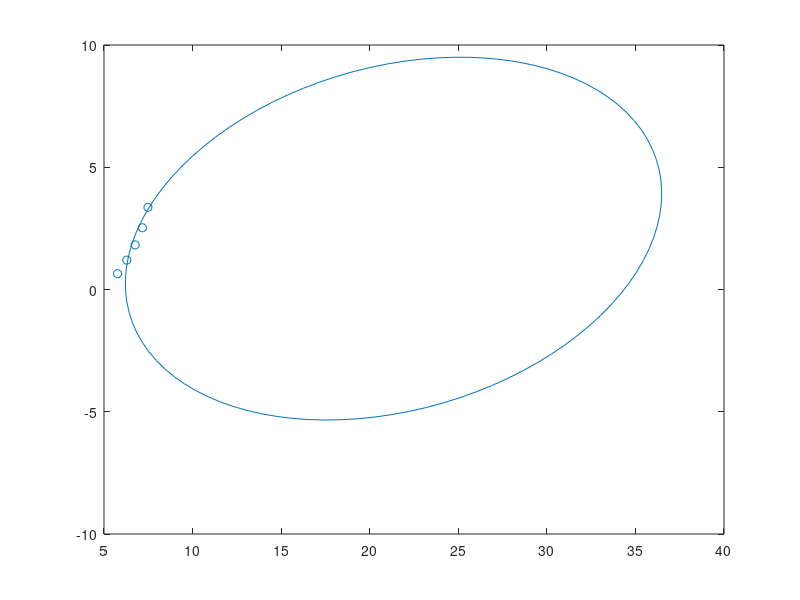

The MATLAB script that drew this image: (Note: this script raises an error after producing the figure.)
xx=[5.764 6.286 6.759 7.168 7.480];
yy=[0.648 1.202 1.823 2.526 3.360];
f=@(x) sum(((xx.*cos(x(5))-yy.*sin(x(5))-x(3)).^2/x(1)+(xx.*sin(x(5))+yy.*cos(x(5))-x(4)).^2/x(2)-1).^2);
[ellip,val]=fmincon(f,[1,1,0,0,0]);

theta=linspace(0,2*pi,100);
x=ellip(3)+sqrt(ellip(1))*cos(theta);
y=ellip(4)+sqrt(ellip(2))*sin(theta);
X=x*cos(ellip(5))+y*sin(ellip(5));
Y=-x*sin(ellip(5))+y*cos(ellip(5));
plot(X,Y)
hold on
scatter([5.764 6.286 6.759 7.168 7.480],[0.648 1.202 1.823 2.526 3.360]);
hold off

syms x y;
f=(x*cos(ellip(5))-y*sin(ellip(5))-ellip(3))^2/ellip(1)+(x*sin(ellip(5))+y*cos(ellip(5))-ellip(4))^2/ellip(2)-1;
f=expand (f);
disp(f)
fprintf('长轴长为：%4f \n',max(sqrt(ellip(1)),sqrt(ellip(2))))
fprintf('短轴长为：%4f \n',min(sqrt(ellip(1)),sqrt(ellip(2))))
